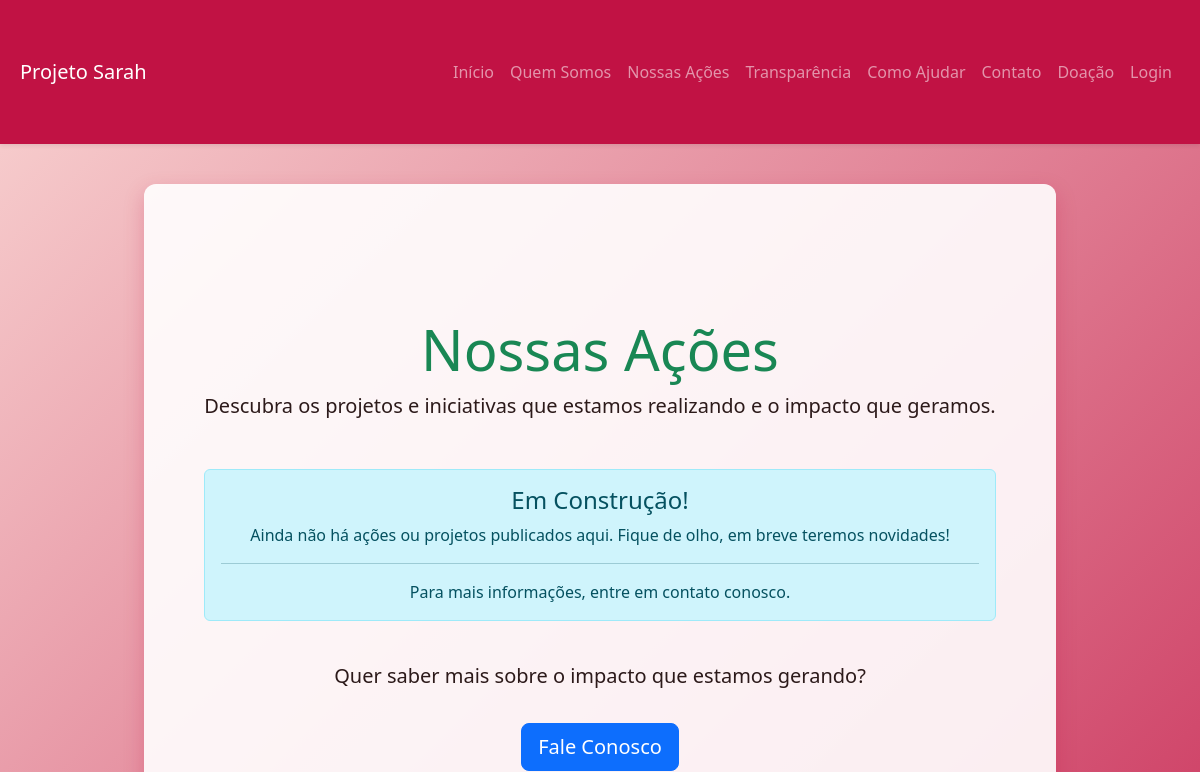
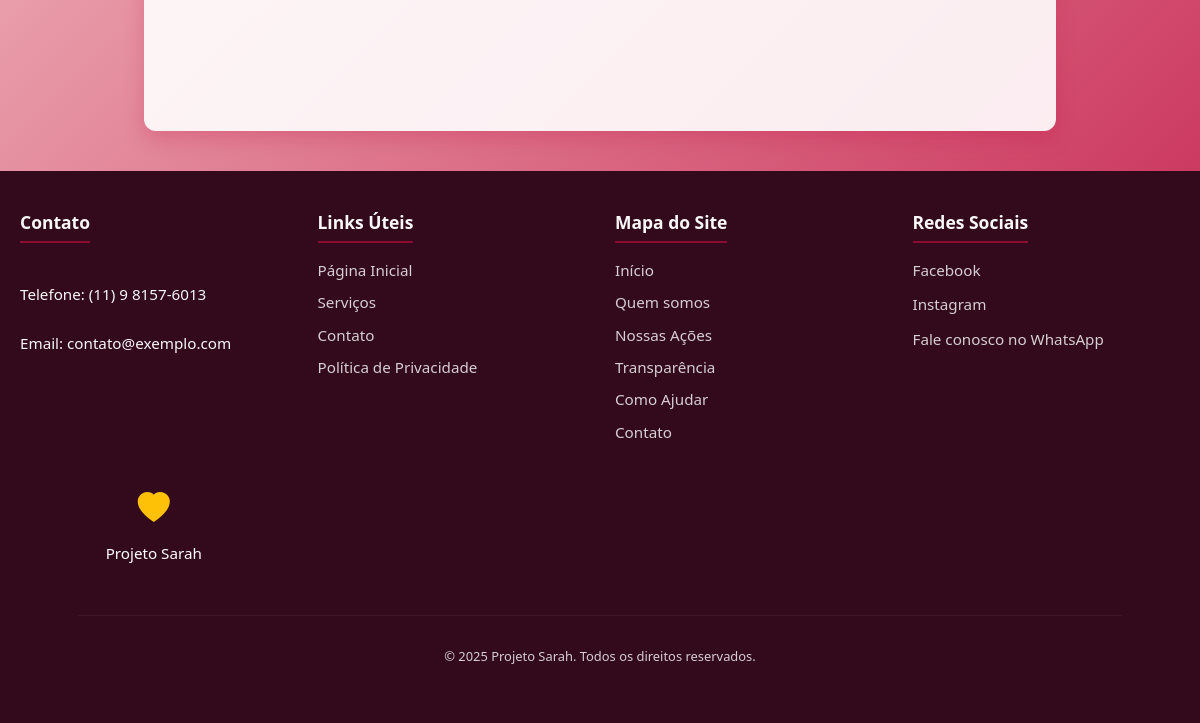
The page /nossas-acoes/ on the database as committed earlier (2 pictures, top to bottom).
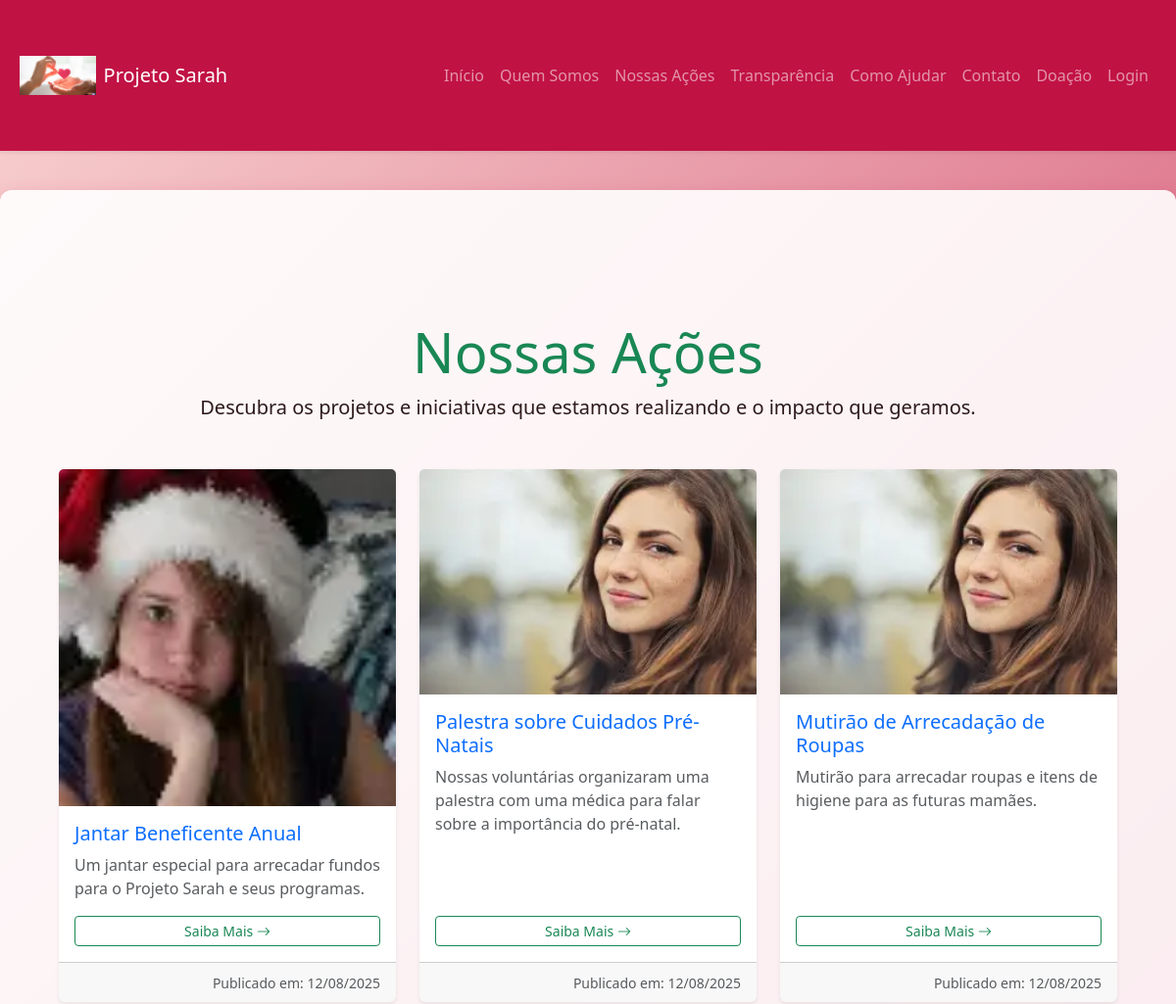
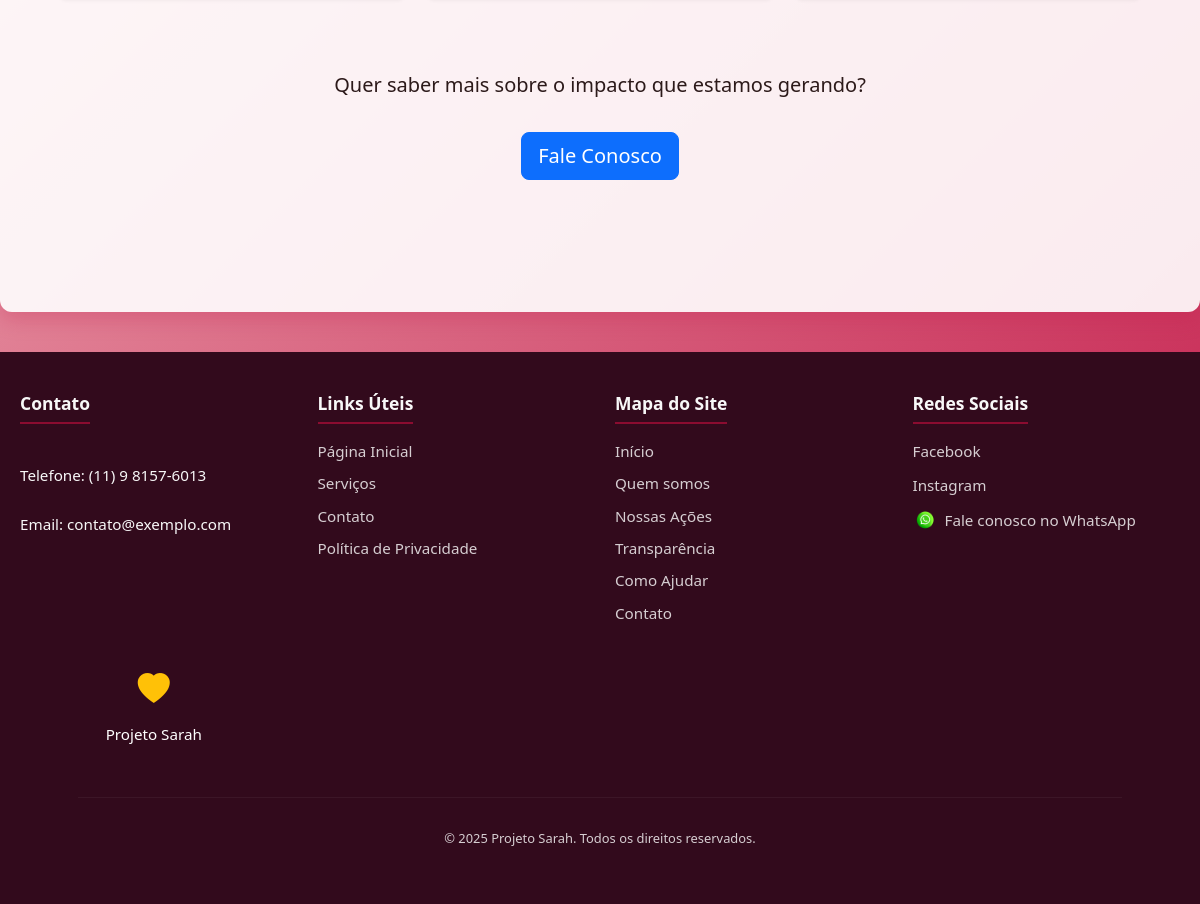
The same page on the database as committed later (2 pictures, top to bottom).
### main/models.py (models this page shows, shortened)
class StaticImage(models.Model):
    name = models.CharField(max_length=50, unique=True, help_text="Nome único para identificar a imagem no código (ex: 'hero_image', 'logo_footer').")
    image = models.ImageField(upload_to='static_images/', help_text="Carregue a imagem para este item. Dimensões e tipo variam de acordo com o uso.")
    description = models.CharField(max_length=200, blank=True, help_text="Breve descrição para o atributo 'alt' da imagem.")
    class Meta:
        verbose_name = "Imagem Estática"
        verbose_name_plural = "Imagens Estáticas"

class Acao(models.Model):
    titulo = models.CharField(max_length=200, verbose_name="Título da Ação")
    slug = models.SlugField(unique=True, blank=True, null=True, max_length=255, verbose_name="Slug (URL Amigável)")
    descricao_breve = models.TextField(max_length=300, verbose_name="Descrição Breve")
    descricao_completa = models.TextField(verbose_name="Descrição Completa")
    imagem = models.ImageField(
        upload_to='acoes/',
        blank=True,
        null=True,
        verbose_name="Imagem",
        help_text="Dimensões recomendadas: 800x600 pixels. Formatos: JPG, PNG."
    )
    data_publicacao = models.DateTimeField(auto_now_add=True, verbose_name="Data de Publicação")
    ativa = models.BooleanField(default=True, verbose_name="Ação Ativa?")
    class Meta:
        verbose_name = "Ação"
        verbose_name_plural = "Ações"
        ordering = ['-data_publicacao']

### main/views.py (the view)
# urls.py: path('nossas-acoes/', views.nossas_acoes, name='nossas_acoes'),
def nossas_acoes(request):
    acoes = Acao.objects.filter(ativa=True)
    return render(request, 'nossas_acoes.html', {'acoes': acoes})

### main/context_processors.py (called while the page is built)
def carousel_base_context(request):
    images = CarouselImage.objects.filter(category='base')
    return {'carousel_base_images': images}

def static_images_context(request):
    images_dict = {}
    for img in StaticImage.objects.all():
        images_dict[img.name] = img
    return {'static_images': images_dict}

### main/templates/nossas_acoes.html (shortened to what this page needs)
{% extends 'base.html' %}
{% load static %}
{% block content %}
<div class="container my-5">
    <section class="mb-5 text-center">
        <h1 class="display-4 text-success">Nossas Ações</h1>
        <p class="lead">Descubra os projetos e iniciativas que estamos realizando e o impacto que geramos.</p>
    </section>
    {% if acoes %}
    <div class="row row-cols-1 row-cols-md-2 row-cols-lg-3 g-4 mb-5">
        {% for acao in acoes %}
        <div class="col">
            <div class="card h-100 shadow-sm border-0">
                {% if acao.imagem %}
                <img src="{{ acao.imagem.url }}" class="card-img-top" alt="{{ acao.titulo }}">
                {% else %}
                <img src="{% static 'img/placeholder_acao.jpg' %}" class="card-img-top" alt="Imagem Padrão de Ação">
                {% endif %}
                <div class="card-body d-flex flex-column">
                    <h5 class="card-title text-primary">{{ acao.titulo }}</h5>
                    <p class="card-text text-muted">{{ acao.descricao_breve|truncatechars:150 }}</p>
                    <a href="{% url 'detalhe_acao' acao.slug %}" class="btn btn-sm btn-outline-success mt-auto">Saiba Mais <i class="bi bi-arrow-right"></i></a>
                </div>
                {% if acao.data_publicacao %}
                <div class="card-footer text-end text-small text-muted">
                    <small>Publicado em: {{ acao.data_publicacao|date:"d/m/Y" }}</small>
                </div>
                {% endif %}
            </div>
        </div>
        {% endfor %}
    </div>
    {% else %}
    <div class="alert alert-info text-center" role="alert">
        <h4 class="alert-heading">Em Construção!</h4>
        <p>Ainda não há ações ou projetos publicados aqui. Fique de olho, em breve teremos novidades!</p>
        <hr>
        <p class="mb-0">Para mais informações, entre em contato conosco.</p>
    </div>
    {% endif %}
    <section class="py-4 text-center">
        <p class="lead">Quer saber mais sobre o impacto que estamos gerando?</p>
        <a href="{% url 'contato' %}" class="btn btn-primary btn-lg mt-3">Fale Conosco</a>
    </section>
</div>
{% endblock %}

### main/templates/base.html (shortened to what this page needs)
{% load static %}
<!DOCTYPE html>
<html lang="pt-br">
<head>
    <link href="https://cdn.jsdelivr.net/npm/bootstrap@5.3.3/dist/css/bootstrap.min.css" rel="stylesheet">
    <link rel="stylesheet" href="https://cdn.jsdelivr.net/npm/bootstrap-icons@1.11.3/font/bootstrap-icons.min.css">
    <link rel="stylesheet" href="{% static 'css/estilo.css' %}">
    <link rel="stylesheet" href="{% static 'css/footer.css' %}">
</head>
<body>
    <header class="shadow-sm">
        <nav class="navbar navbar-expand-lg navbar-dark bg-mana-primary">
            <div class="container">
                <a class="navbar-brand d-flex align-items-center" href="{% url 'home' %}">
                    {% if static_images.logo_header %}
                        <img src="{{ static_images.logo_header.image.url }}" alt="{{ static_images.logo_header.description }}" height="40" class="me-2">
                    {% endif %}
                    <span>Projeto Sarah</span>
                </a>
                <div class="collapse navbar-collapse" id="navbarNav">
                    <ul class="navbar-nav ms-auto">
                        <li class="nav-item"><a class="nav-link" href="{% url 'home' %}">Início</a></li>
                        <li class="nav-item"><a class="nav-link" href="{% url 'quem_somos' %}">Quem Somos</a></li>
                        <li class="nav-item"><a class="nav-link" href="{% url 'nossas_acoes' %}">Nossas Ações</a></li>
                        <li class="nav-item"><a class="nav-link" href="{% url 'transparencia' %}">Transparência</a></li>
                        <li class="nav-item"><a class="nav-link" href="{% url 'como_ajudar' %}">Como Ajudar</a></li>
                        <li class="nav-item"><a class="nav-link" href="{% url 'contato' %}">Contato</a></li>
                        <li class="nav-item"><a class="nav-link" href="{% url 'doacao' %}">Doação</a></li>
                        {% if user.is_authenticated %}
                            <li class="nav-item">
                                <form action="{% url 'logout' %}" method="post" class="d-inline-block">
                                    {% csrf_token %}
                                    <button type="submit" class="btn btn-link nav-link">Sair</button>
                                </form>
                            </li>
                        {% else %}
                            <li class="nav-item"><a class="nav-link" href="{% url 'login' %}">Login</a></li>
                        {% endif %}
                    </ul>
                </div>
            </div>
        </nav>
    </header>
    <main class="main-content">
        <div class="container mt-4">
            {% block content %}{% endblock %}
        </div>
    </main>
    <footer>
        <div class="footer-grid">
            <div class="contato">
                <h5>Contato</h5>
                <p>
                    Telefone: (11) 9 8157-6013<br>
                    Email: contato@exemplo.com
                </p>
            </div>
            <div class="links-uteis">
                <h5>Links Úteis</h5>
                <ul>
                    <li><a href="{% url 'home' %}">Página Inicial</a></li>
                    <li><a href="#">Serviços</a></li>
                    <li><a href="{% url 'contato' %}">Contato</a></li>
                    <li><a href="#">Política de Privacidade</a></li>
                </ul>
            </div>
            <div class="links-uteis">
                <h5>Mapa do Site</h5>
                <ul>
                    <li><a href="{% url 'home' %}">Início</a></li>
                    <li><a href="{% url 'quem_somos' %}">Quem somos</a></li>
                    <li><a href="{% url 'nossas_acoes' %}">Nossas Ações</a></li>
                    <li><a href="{% url 'transparencia' %}">Transparência</a></li>
                    <li><a href="{% url 'como_ajudar' %}">Como Ajudar</a></li>
                    <li><a href="{% url 'contato' %}">Contato</a></li>
                </ul>
            </div>
            <div class="redes-sociais">
                <h5>Redes Sociais</h5>
                <ul>
                    <li><a href="https://www.facebook.com/" target="_blank">Facebook</a></li>
                    <li><a href="https://www.instagram.com/" target="_blank">Instagram</a></li>
                    <li>
                        <a href="https://wa.me/5511981576013" target="_blank" class="whatsapp-link">
                            {% if static_images.whatsapp_icon %}
                                <img src="{{ static_images.whatsapp_icon.image.url }}" alt="{{ static_images.whatsapp_icon.description }}" style="width: 24px; vertical-align: middle;">
                            {% endif %}
                            Fale conosco no WhatsApp
                        </a>
                    </li>
                </ul>
            </div>
            <div class="logo d-flex flex-column align-items-center">
                <i class="bi bi-heart-fill fs-2 text-warning"></i>
                <p class="m-0 text-white mt-2">Projeto Sarah</p>
            </div>
        </div>
        <hr>
        <p class="copyright">&copy; {% now "Y" %} Projeto Sarah. Todos os direitos reservados.</p>
    </footer>
</body>
</html>

### main/static/css/estilo.css (style rules this page uses)
:root { --primary-color: #c11244; --primary-light: #f9d5d3; --primary-dark: #8b0c30; --text-dark: #2c1a1a; --text-light: #ffffff; --shadow-color: rgba(193, 18, 68, 0.25); }
body { font-family: 'Segoe UI', Tahoma, Geneva, Verdana, sans-serif; margin: 0; padding: 0; background: linear-gradient(135deg, var(--primary-light) 0%, var(--primary-color) 100%); color: var(--text-dark); transition: background-color 0.5s ease; min-height: 100vh; display: flex; flex-direction: column; }
.container { max-width: 1200px; margin: 0 auto; padding: 20px; box-sizing: border-box; }
header { background-color: var(--primary-color); color: var(--text-light); padding: 1.5em 0; box-shadow: 0 3px 8px var(--shadow-color); position: sticky; top: 0; z-index: 1000; animation: slideDown 0.7s ease forwards; }
.main-content { flex-grow: 1; padding: 20px; background-color: rgba(255, 255, 255, 0.9); margin: 40px auto; max-width: 1200px; box-shadow: 0 8px 20px var(--shadow-color); border-radius: 12px; animation: fadeInContent 1s ease forwards; box-sizing: border-box; width: 95%; }
@media (min-width: 768px) { .main-content { width: auto; } }
.bg-mana-primary { background-color: var(--primary-color) !important; }

### main/static/css/footer.css (style rules this page uses)
:root { --primary-rose: #320a1c; --dark-rose: #8b0c30; --light-text: #f8f8f8; --subtle-text: rgba(255, 255, 255, 0.8); --border-color: rgba(255, 255, 255, 0.2); }
footer { background-color: var(--primary-rose); color: var(--light-text); padding: 40px 20px; font-family: 'Segoe UI', Tahoma, Geneva, Verdana, sans-serif; font-size: 0.95em; line-height: 1.6; margin-top: auto; }
.footer-grid { display: grid; grid-template-columns: repeat(auto-fit, minmax(220px, 1fr)); gap: 30px; max-width: 1200px; margin: 0 auto; padding-bottom: 20px; }
.footer-grid h5 { color: var(--light-text); margin-bottom: 15px; font-size: 1.15em; font-weight: bold; border-bottom: 2px solid var(--dark-rose); padding-bottom: 8px; display: inline-block; }
.footer-grid p { margin-bottom: 10px; }
.footer-grid ul { list-style: none; padding: 0; margin: 0; }
.footer-grid ul li { margin-bottom: 8px; }
.footer-grid ul li a { color: var(--subtle-text); text-decoration: none; transition: color 0.3s ease; }
.contato p { white-space: pre-line; }
.redes-sociais ul { display: flex; flex-direction: column; }
.redes-sociais ul li { margin-bottom: 10px; }
.redes-sociais .whatsapp-link { display: flex; align-items: center; gap: 8px; }
.footer-grid .logo { text-align: center; }
footer hr { border: none; border-top: 1px solid var(--border-color); margin: 30px auto; width: 90%; max-width: 1200px; }
.copyright { text-align: center; color: var(--subtle-text); font-size: 0.85em; margin-top: 20px; }

Rows that differ between the two databases and show on the page:
added StaticImage: logo_header.image (picture)
added Acao: imagem (picture), titulo "Jantar Beneficente Anual", descricao_breve "Um jantar especial para arrecadar fundos para o Projeto Sarah e seus programas.", data_publicacao "12/08/2025"
added Acao: imagem (picture), titulo "Palestra sobre Cuidados Pré-Natais", descricao_breve "Nossas voluntárias organizaram uma palestra com uma médica para falar sobre a importância do pré-natal.", data_publicacao "12/08/2025"
added Acao: imagem (picture), titulo "Mutirão de Arrecadação de Roupas", descricao_breve "Mutirão para arrecadar roupas e itens de higiene para as futuras mamães.", data_publicacao "12/08/2025"
added StaticImage: whatsapp_icon.image (picture)
Other text that changed with them:
text no longer shown: "Em Construção! Ainda não há ações ou projetos publicados aqui. Fique de olho, em breve teremos novidades! Para mais informações, entre em contato conosco."
